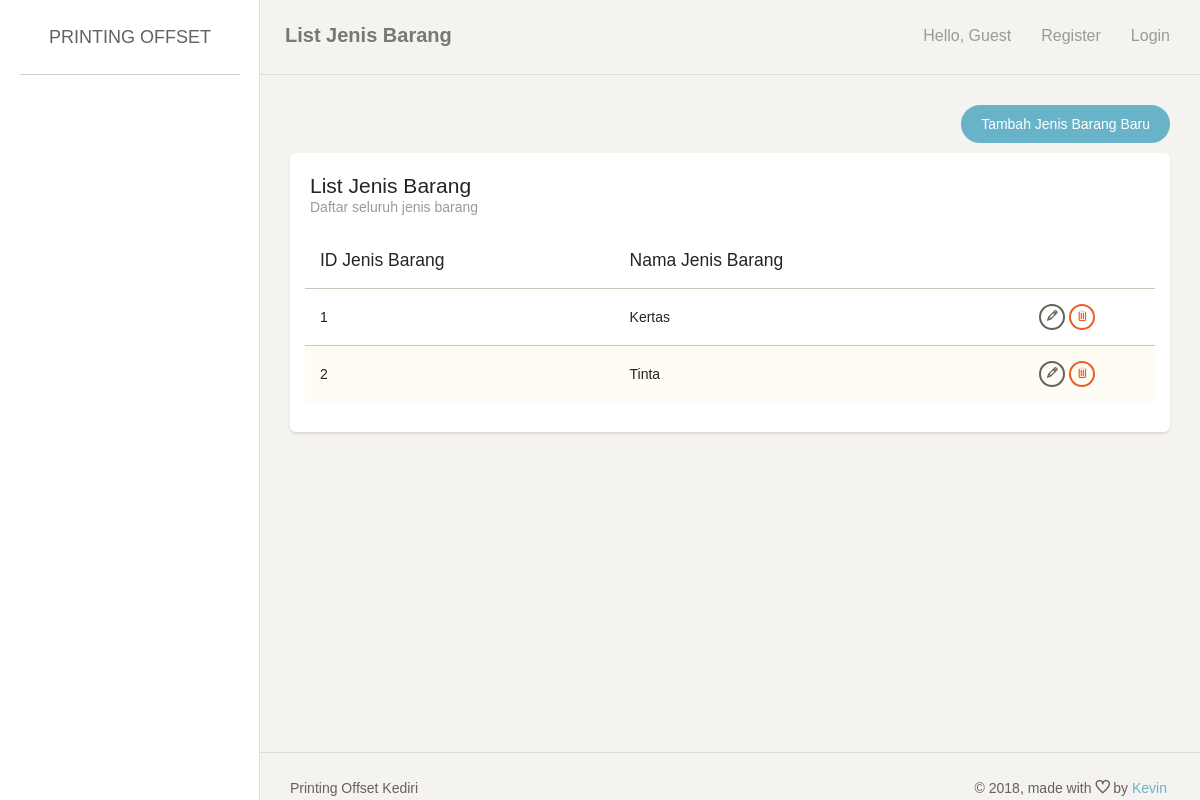
The app's page /index.php/jenisbarang, older data.
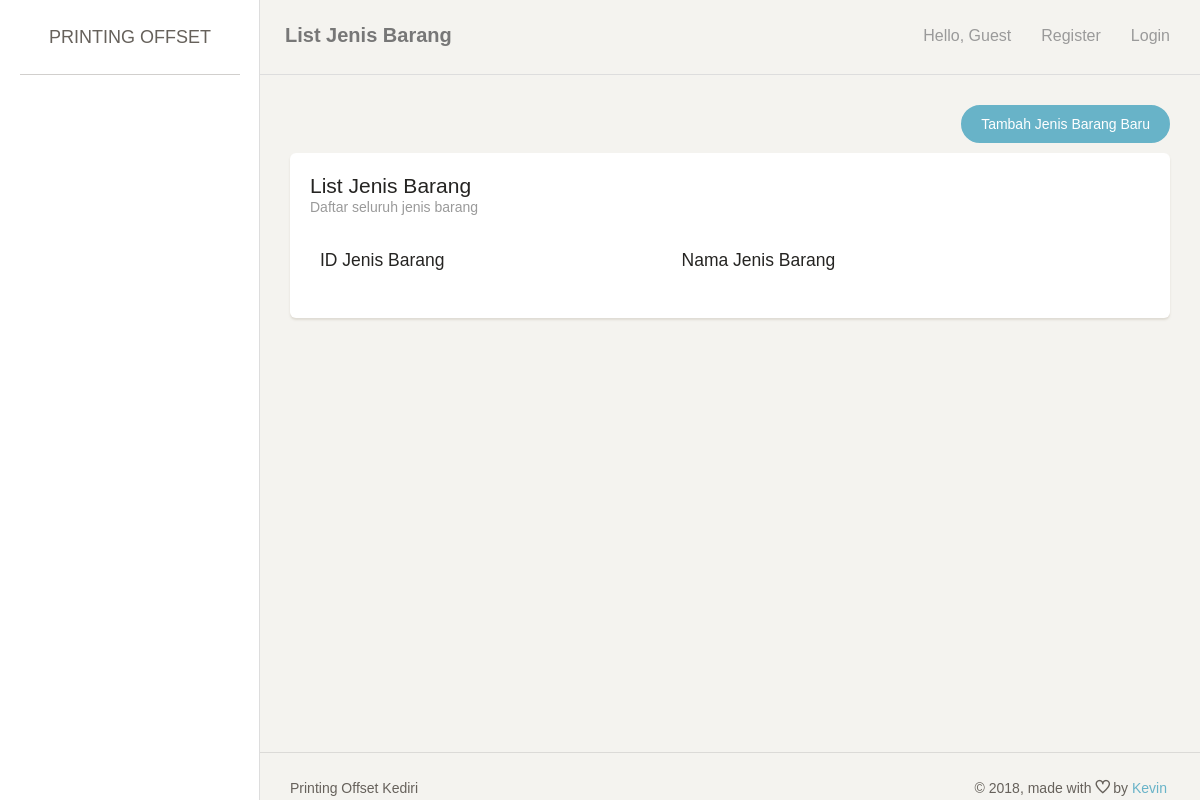
The same page, newer data.
### tables this page shows
create table JENIS_BARANG
(
   ID_JENIS_BARANG      int not null AUTO_INCREMENT,
   NAMA_JENIS_BARANG    varchar(255),
   primary key (ID_JENIS_BARANG)
);

### application/controllers/JenisBarang.php (called while the page is built, shortened)
<?php
class JenisBarang extends CI_Controller {
	public function index() {
		$this->lst();
	}
	public function lst() {
		if ($_SESSION['printer']['user']['role'] == 0){
			$data['page_title'] = 'List Jenis Barang';
			$data['page_note'] = 'Daftar seluruh jenis barang';
			$data['row'] = $this->MJenisBarang->getAll();
			$this->load->view('header', $data);
			$this->load->view('jenisbarang_list', $data);
			$this->load->view('footer', $data);
		} else {
			redirect('login');
		}
	}
}

### index.php (called while the page is built, shortened)
<?php
require_once BASEPATH.'core/CodeIgniter.php';

### application/models/JenisBarang_model.php (called while the page is built, shortened)
<?php
class JenisBarang_model extends CI_Model {
	public function getAll() {
		return $this->db->get('jenis_barang')->result_array();
	}
}

### application/views/jenisbarang_list.php (the view, shortened to what this page needs)
<div class="content">
    <div class="container-fluid">
        <div class="row">
            <div class="col-md-12">
                <div align="right" style="margin-bottom: 10px;">
                    <a href="<?= site_url('jenisbarang/add'); ?>" class="btn btn-info btn-fill btn-wd" >Tambah Jenis Barang Baru</a>
                </div>
                <div class="card">
                    <div class="header">
                        <h4 class="title"><?= $page_title; ?></h4>
                        <p class="category"><?= $page_note; ?></p>
                    </div>
                    <div class="content table-responsive">
                        <table id="myTable" class="table table-striped">
                            <thead><tr>
                                <th>ID Jenis Barang</th>
                                <th>Nama Jenis Barang</th>
                                <th></th>
                            </tr></thead>
                            <tbody>
                                <?php foreach ($row as $key => $value) { ?>
                                    <tr>
                                        <td><?= $value['id_jenis_barang']; ?></td>
                                        <td><?= $value['nama_jenis_barang']; ?></td>
                                        <td align="center">
                                            <a href="<?= site_url('jenisbarang/edit/'.$value['id_jenis_barang']); ?>" class="btn btn-waning btn-xs"><span class="ti-pencil" title="Edit"></span></a>
                                            <a href="<?= site_url('jenisbarang/delete/'.$value['id_jenis_barang']); ?>" class="btn btn-danger btn-xs"><span class="ti-trash" title="Delete"></span></a>
                                        </td>
                                    </tr>
                                    <?php
                                } ?>
                            </tbody>
                        </table>
                    </div>
                </div>
            </div>
        </div>
    </div>
</div>

Row changes from the older to the newer data that the page shows:
removed jenis_barang: id_jenis_barang "1", nama_jenis_barang "Kertas"
removed jenis_barang: id_jenis_barang "2", nama_jenis_barang "Tinta"
